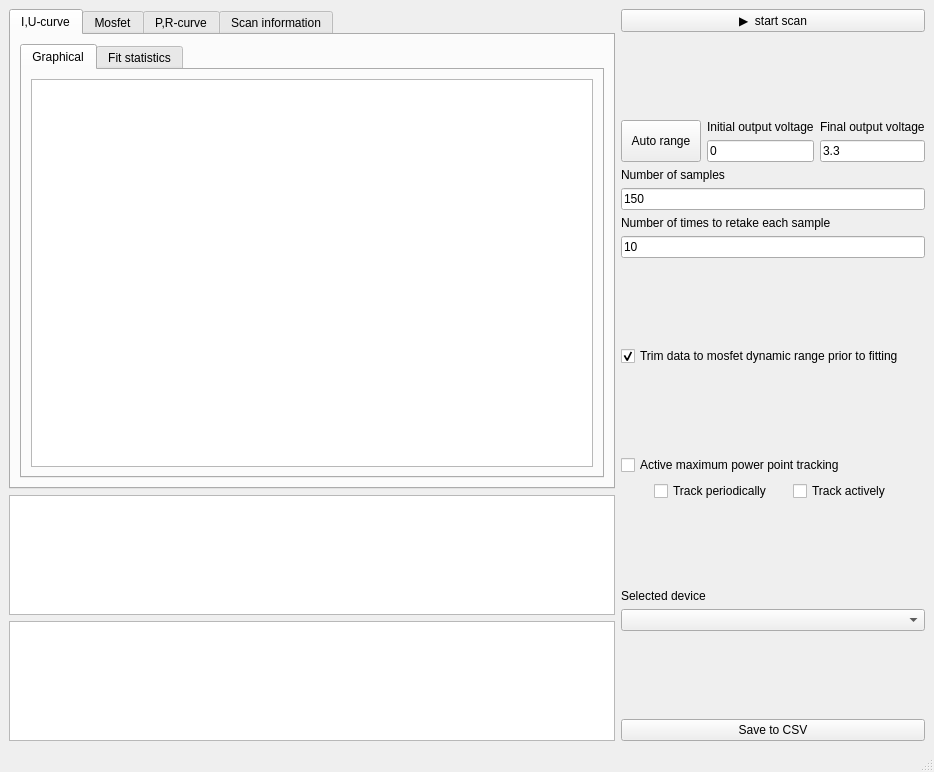
<?xml version="1.0" encoding="UTF-8"?>
<ui version="4.0">
 <class>MainWindow</class>
 <widget class="QMainWindow" name="MainWindow">
  <property name="geometry">
   <rect>
    <x>0</x>
    <y>0</y>
    <width>934</width>
    <height>772</height>
   </rect>
  </property>
  <property name="windowTitle">
   <string>MainWindow</string>
  </property>
  <widget class="QWidget" name="centralwidget">
   <layout class="QGridLayout" name="gridLayout_2">
    <item row="0" column="0">
     <layout class="QHBoxLayout" name="horizontalLayout" stretch="4,1">
      <item>
       <layout class="QVBoxLayout" name="verticalLayout_5" stretch="4,1,1">
        <item>
         <widget class="QTabWidget" name="tabWidget">
          <property name="currentIndex">
           <number>0</number>
          </property>
          <widget class="QWidget" name="u_i_tab">
           <attribute name="title">
            <string>I,U-curve</string>
           </attribute>
           <layout class="QGridLayout" name="gridLayout_3">
            <item row="0" column="1">
             <widget class="QTabWidget" name="tabWidget_2">
              <property name="currentIndex">
               <number>0</number>
              </property>
              <widget class="QWidget" name="tab">
               <attribute name="title">
                <string>Graphical</string>
               </attribute>
               <layout class="QGridLayout" name="gridLayout_5">
                <item row="0" column="0">
                 <widget class="PlotWidget" name="u_i_pw"/>
                </item>
               </layout>
              </widget>
              <widget class="QWidget" name="tab_2">
               <attribute name="title">
                <string>Fit statistics</string>
               </attribute>
               <layout class="QGridLayout" name="gridLayout">
                <item row="0" column="0">
                 <widget class="QPlainTextEdit" name="fit_stats_u_i_tb"/>
                </item>
               </layout>
              </widget>
             </widget>
            </item>
           </layout>
          </widget>
          <widget class="QWidget" name="mosfet_tab">
           <attribute name="title">
            <string>Mosfet</string>
           </attribute>
           <layout class="QGridLayout" name="gridLayout_7">
            <item row="0" column="0">
             <widget class="PlotWidget" name="u_u_pw"/>
            </item>
           </layout>
          </widget>
          <widget class="QWidget" name="p_r_tab">
           <attribute name="title">
            <string>P,R-curve</string>
           </attribute>
           <layout class="QGridLayout" name="gridLayout_4">
            <item row="0" column="1">
             <widget class="PlotWidget" name="p_r_pw"/>
            </item>
           </layout>
          </widget>
          <widget class="QWidget" name="tab_3">
           <attribute name="title">
            <string>Scan information</string>
           </attribute>
           <layout class="QGridLayout" name="gridLayout_6">
            <item row="0" column="0">
             <widget class="QPlainTextEdit" name="scan_info_tb"/>
            </item>
           </layout>
          </widget>
         </widget>
        </item>
        <item>
         <widget class="PlotWidget" name="max_pow_r_pw"/>
        </item>
        <item>
         <widget class="PlotWidget" name="max_pow_p_pw"/>
        </item>
       </layout>
      </item>
      <item>
       <layout class="QVBoxLayout" name="verticalLayout_2">
        <item>
         <widget class="QPushButton" name="scan_btn">
          <property name="text">
           <string>▶︎  start scan</string>
          </property>
         </widget>
        </item>
        <item>
         <spacer name="verticalSpacer_4">
          <property name="orientation">
           <enum>Qt::Vertical</enum>
          </property>
          <property name="sizeHint" stdset="0">
           <size>
            <width>20</width>
            <height>40</height>
           </size>
          </property>
         </spacer>
        </item>
        <item>
         <layout class="QHBoxLayout" name="horizontalLayout_2" stretch="0,0,0,0">
          <item>
           <widget class="QPushButton" name="autorange_btn">
            <property name="sizePolicy">
             <sizepolicy hsizetype="Minimum" vsizetype="Preferred">
              <horstretch>0</horstretch>
              <verstretch>0</verstretch>
             </sizepolicy>
            </property>
            <property name="text">
             <string>Auto range</string>
            </property>
           </widget>
          </item>
          <item>
           <layout class="QVBoxLayout" name="verticalLayout_3">
            <item>
             <widget class="QLabel" name="label">
              <property name="text">
               <string>Initial output voltage</string>
              </property>
             </widget>
            </item>
            <item>
             <widget class="QLineEdit" name="u_start_ib">
              <property name="text">
               <string>0</string>
              </property>
              <property name="maxLength">
               <number>10</number>
              </property>
             </widget>
            </item>
           </layout>
          </item>
          <item>
           <layout class="QVBoxLayout" name="verticalLayout_6">
            <item>
             <widget class="QLabel" name="label_2">
              <property name="text">
               <string>Final output voltage</string>
              </property>
             </widget>
            </item>
            <item>
             <widget class="QLineEdit" name="u_end_ib">
              <property name="text">
               <string>3.3</string>
              </property>
              <property name="maxLength">
               <number>10</number>
              </property>
             </widget>
            </item>
           </layout>
          </item>
          <item>
           <layout class="QVBoxLayout" name="verticalLayout_4"/>
          </item>
         </layout>
        </item>
        <item>
         <layout class="QVBoxLayout" name="verticalLayout_7">
          <item>
           <widget class="QLabel" name="label_3">
            <property name="text">
             <string>Number of samples</string>
            </property>
           </widget>
          </item>
          <item>
           <widget class="QLineEdit" name="num_samples_ib">
            <property name="text">
             <string>150</string>
            </property>
            <property name="maxLength">
             <number>10</number>
            </property>
           </widget>
          </item>
         </layout>
        </item>
        <item>
         <layout class="QVBoxLayout" name="verticalLayout_8">
          <item>
           <widget class="QLabel" name="label_4">
            <property name="text">
             <string>Number of times to retake each sample</string>
            </property>
           </widget>
          </item>
          <item>
           <widget class="QLineEdit" name="repeat_ib">
            <property name="text">
             <string>10</string>
            </property>
            <property name="maxLength">
             <number>10</number>
            </property>
           </widget>
          </item>
         </layout>
        </item>
        <item>
         <spacer name="verticalSpacer_2">
          <property name="orientation">
           <enum>Qt::Vertical</enum>
          </property>
          <property name="sizeHint" stdset="0">
           <size>
            <width>20</width>
            <height>40</height>
           </size>
          </property>
         </spacer>
        </item>
        <item>
         <widget class="QCheckBox" name="mosfet_trim_cb">
          <property name="text">
           <string>Trim data to mosfet dynamic range prior to fitting</string>
          </property>
          <property name="checked">
           <bool>true</bool>
          </property>
         </widget>
        </item>
        <item>
         <spacer name="verticalSpacer_5">
          <property name="orientation">
           <enum>Qt::Vertical</enum>
          </property>
          <property name="sizeHint" stdset="0">
           <size>
            <width>20</width>
            <height>40</height>
           </size>
          </property>
         </spacer>
        </item>
        <item>
         <widget class="QCheckBox" name="max_p_tracking_cb">
          <property name="text">
           <string>Active maximum power point tracking</string>
          </property>
         </widget>
        </item>
        <item>
         <layout class="QHBoxLayout" name="horizontalLayout_3" stretch="1,4,4">
          <item>
           <spacer name="horizontalSpacer">
            <property name="orientation">
             <enum>Qt::Horizontal</enum>
            </property>
            <property name="sizeHint" stdset="0">
             <size>
              <width>40</width>
              <height>20</height>
             </size>
            </property>
           </spacer>
          </item>
          <item>
           <widget class="QCheckBox" name="periodic_tracking_cb">
            <property name="text">
             <string>Track periodically</string>
            </property>
           </widget>
          </item>
          <item>
           <widget class="QCheckBox" name="active_tracking_cb">
            <property name="text">
             <string>Track actively</string>
            </property>
            <property name="checked">
             <bool>false</bool>
            </property>
           </widget>
          </item>
         </layout>
        </item>
        <item>
         <spacer name="verticalSpacer_3">
          <property name="orientation">
           <enum>Qt::Vertical</enum>
          </property>
          <property name="sizeHint" stdset="0">
           <size>
            <width>20</width>
            <height>40</height>
           </size>
          </property>
         </spacer>
        </item>
        <item>
         <layout class="QVBoxLayout" name="verticalLayout_9">
          <item>
           <widget class="QLabel" name="label_5">
            <property name="text">
             <string>Selected device</string>
            </property>
           </widget>
          </item>
          <item>
           <widget class="QComboBox" name="devices_cb"/>
          </item>
         </layout>
        </item>
        <item>
         <spacer name="verticalSpacer">
          <property name="orientation">
           <enum>Qt::Vertical</enum>
          </property>
          <property name="sizeHint" stdset="0">
           <size>
            <width>20</width>
            <height>40</height>
           </size>
          </property>
         </spacer>
        </item>
        <item>
         <widget class="QPushButton" name="save_btn">
          <property name="text">
           <string>Save to CSV</string>
          </property>
         </widget>
        </item>
       </layout>
      </item>
     </layout>
    </item>
   </layout>
  </widget>
  <widget class="QMenuBar" name="menubar">
   <property name="geometry">
    <rect>
     <x>0</x>
     <y>0</y>
     <width>934</width>
     <height>24</height>
    </rect>
   </property>
  </widget>
  <widget class="QStatusBar" name="statusbar"/>
 </widget>
 <customwidgets>
  <customwidget>
   <class>PlotWidget</class>
   <extends>QGraphicsView</extends>
   <header>pyqtgraph</header>
  </customwidget>
 </customwidgets>
 <resources/>
 <connections/>
</ui>
